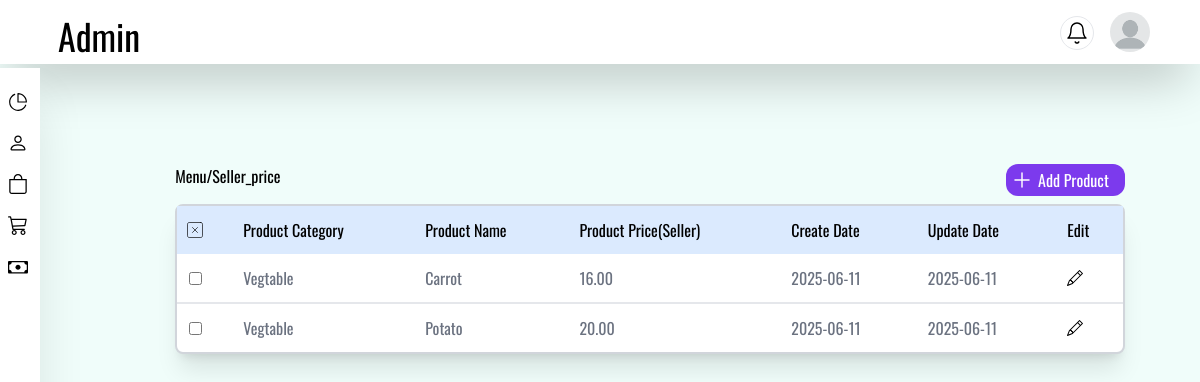
/admin/sellerprice (signed in), run on the app's committed database.
### admin/models.py (models this page shows, shortened)
class SellerPriceList(db.Model):
    __tablename__ = 'seller_price'
    id = db.Column(UUID(as_uuid=True),primary_key=True,default=uuid.uuid4)
    category_id = db.Column(UUID(as_uuid=True), db.ForeignKey('categories.category_id'))
    product_name = db.Column(db.String(255), nullable=False)
    price = db.Column(db.Numeric(10, 2), nullable=False)
    created_date = db.Column(db.DateTime, default=db.func.current_timestamp())
    updated_date = db.Column(db.DateTime, default=db.func.current_timestamp(), onupdate=db.func.current_timestamp())
    deleted_date = db.Column(db.DateTime, nullable=True)
    admin_id = db.Column(UUID(as_uuid=True),db.ForeignKey('admin_info.admin_id'))
    category = db.relationship('Category', backref=db.backref('sellerprice', lazy=True,cascade='all, delete-orphan'))

class Category(db.Model):
    __tablename__ = 'categories'
    category_id = db.Column(UUID(as_uuid=True), primary_key=True, default=uuid.uuid4)
    category_name = db.Column(db.String(255), nullable=False)
    display = db.Column(db.Boolean, default=True)
    created_date = db.Column(db.DateTime, default=db.func.current_timestamp())
    updated_date = db.Column(db.DateTime, default=db.func.current_timestamp(), onupdate=db.func.current_timestamp())
    deleted_date = db.Column(db.DateTime, nullable=True)
    parent_category_id = db.Column(UUID(as_uuid=True), db.ForeignKey('categories.category_id'))
    parent_category = db.relationship('Category', remote_side=[category_id],backref=db.backref('subcategories'))
    admin_id = db.Column(UUID(as_uuid=True),db.ForeignKey('admin_info.admin_id'))

### admin/admins/routes.py (the view, shortened to what this page needs)
@admin.route('/admin/sellerprice',methods=['GET','POST'])
@login_required
def sellerprice():
    seller_price = SellerPriceList.query.all()
    action = request.args.get('action','')
    print(request.method)
    return render_template('admin/sellerprice.html',seller_price=seller_price)

### admin/models.py (called while the page is built)
@login_manager.user_loader
def load_user(id):
    user_id = uuid.UUID(id)
    admin = Admin.query.get(user_id)
    if admin:
        return admin
    seller =  Seller.query.get(user_id)
    if seller:
        return seller
    return User.query.get(user_id)

### admin/templates/admin/sellerprice.html (shortened to what this page needs)
{% extends 'admin/adminbase.html' %}
{% block body%}
<section class="w-full flex justify-center">
  <div class="w-11/12">
      <div class="flex justify-between">
        <span><a href="{{url_for('admins.menu')}}">Menu</a>/Seller_price</span>
        <a href="{{url_for('admins.sellerprice',action='add')}}">
          <button class="flex bg-violet-600 rounded-xl  p-1 text-white space-x-1 pr-4">
          <span>Add Product </span>
          </button>
        </a>
      </div>
      <div class=" w-full bg-white rounded-lg border-2 border-gray-300 mt-2 shadow-xl">
          <table class="w-full">
              <thead class="bg-blue-100 capitalize">
                  <tr>
                      <td class="p-2">
                      </td>
                      <td class="p-3">product category</td>
                      <td class="p-3">product name</td>
                      <td class="p-3">product price(seller)</td>
                      <td class="p-3">create date</td>
                      <td class="p-3">update date</td>
                      <td class="p-3">edit</td>
                  </tr>
              </thead>
              <tbody class="capitalize divide-y-2 text-gray-500">
                {% for price in seller_price %}
                  <tr>
                      <td class="p-2">
                          <input class="mx-1" type="checkbox">
                      </td>
                      <td class="p-3">{{price.category.category_name}}</td>
                      <td class="p-3">{{price.product_name}}</td>
                      <td class="p-3">{{price.price}}</td>
                      <td class="p-3">{{price.created_date.strftime('%Y-%m-%d')}}</td>
                      <td class="p-3">{{price.updated_date.strftime('%Y-%m-%d')}}</td>
                      <td class="p-3">
                          <a href="{{url_for('admins.sellerprice',action='update',update_price=price.id)}}">
                          </a>
                      </td>
                  </tr>
                  {% endfor %}
              </tbody>
          </table>
      </div>
  </div>
</section>
{% endblock %}

### admin/templates/admin/adminbase.html (shortened to what this page needs)
<!DOCTYPE html>
<head>
    <script src="https://cdn.tailwindcss.com"></script>
    <link href="{{url_for('static',filename='css/alert.css')}}" rel="stylesheet">
</head>
<body class="oswald bg-teal-50 ">
    <section class="w-full flex flex-col">
        <header class="w-full bg-white flex justify-center shadow-2xl">
            <div class="w-11/12">
                <div class="flex justify-between">
                    <a href="{{url_for('admins.adminsite')}}"><h1 class="mt-2 p-2 text-4xl">Admin</h1></a>
                    <div class="flex space-x-4">
                        <img id="dropdownbutton" class="rounded-full mt-3 w-10 h-10" alt="">
                    </div>
                </div>
            </div>
        </header>
        <section class="w-1/6 mt-1 bg-white ">
            <div class="w-10 h-screen shadow-2xl bg-white fixed py-2">
                <div  class="space-y-4">
                    <a href="{{url_for('admins.adminsite')}}" class="relative inline-block mt-4 group">
                    </a>
                    <a href="{{url_for('admins.adminsite_seller')}}" class="relative inline-block mt-4 group">
                    </a>
                    <a href="{{url_for('admins.adminsite_product')}}" class="relative inline-block mt-4 group">
                    </a>
                    <a href="{{url_for('admins.cart_price')}}" class="relative inline-block mt-4 group">
                    </a>
                    <a href="{{url_for('admins.sellerprice')}}" class="relative inline-block mt-4 group">
                    </a>
                </div>
            </div>
        </section>
        <section class="flex justify-end mt-12">
            <div class="w-11/12">
                <div class="w-full space-y-4 p-8">
                    {% block body %} {% endblock %}
                </div>
            </div>
        </section>
    </section>
</body>

### admin/templates/admin/adminbase.html (style rules this page uses)
.oswald { font-family: "Oswald", sans-serif; font-optical-sizing: auto; font-weight: 400; font-style: normal; }

### data on the page
SellerPriceList: category.category_name "Vegtable", product_name "Carrot", price "16.00", created_date "2025-06-11", updated_date "2025-06-11"
SellerPriceList: category.category_name "Vegtable", product_name "Potato", price "20.00", created_date "2025-06-11", updated_date "2025-06-11"
